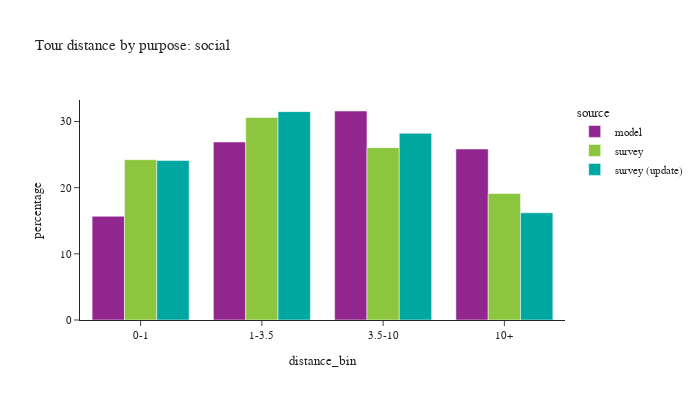

The notebook cell this image was saved under:
### Code cell
plot_bins(tour, tour['pdpurp'] == 7, 'social')

### Figure 1 — Plotly figure (JSON) as saved in the notebook; plotly's stock layout.template omitted (floating-point values rounded to 4 significant figures)
{"data": [{"alignmentgroup": "True", "customdata": [[227333], [390011], [457966], [374679]], "hovertemplate": "source=model<br>distance_bin=%{x}<br>percentage=%{y}<br>sample count=%{customdata[0]}<extra></extra>", "legendgroup": "model", "marker": {"color": "#91268F", "pattern": {"shape": ""}}, "name": "model", "offsetgroup": "model", "orientation": "v", "showlegend": true, "textposition": "auto", "type": "bar", "x": ["0-1", "1-3.5", "3.5-10", "10+"], "xaxis": "x", "y": [15.68, 26.9, 31.58, 25.84], "yaxis": "y"}, {"alignmentgroup": "True", "customdata": [[989], [927], [664], [389]], "hovertemplate": "source=survey<br>distance_bin=%{x}<br>percentage=%{y}<br>sample count=%{customdata[0]}<extra></extra>", "legendgroup": "survey", "marker": {"color": "#8CC63E", "pattern": {"shape": ""}}, "name": "survey", "offsetgroup": "survey", "orientation": "v", "showlegend": true, "textposition": "auto", "type": "bar", "x": ["0-1", "1-3.5", "3.5-10", "10+"], "xaxis": "x", "y": [24.23, 30.6, 26.05, 19.12], "yaxis": "y"}, {"alignmentgroup": "True", "customdata": [[1054], [976], [711], [405]], "hovertemplate": "source=survey (update)<br>distance_bin=%{x}<br>percentage=%{y}<br>sample count=%{customdata[0]}<extra></extra>", "legendgroup": "survey (update)", "marker": {"color": "#00A7A0", "pattern": {"shape": ""}}, "name": "survey (update)", "offsetgroup": "survey (update)", "orientation": "v", "showlegend": true, "textposition": "auto", "type": "bar", "x": ["0-1", "1-3.5", "3.5-10", "10+"], "xaxis": "x", "y": [24.1, 31.49, 28.22, 16.19], "yaxis": "y"}], "layout": {"barmode": "group", "font": {"size": 11}, "height": 400, "legend": {"title": {"text": "source"}, "tracegroupgap": 0}, "title": {"text": "Tour distance by purpose: social"}, "width": 700, "xaxis": {"anchor": "y", "domain": [0.0, 1.0], "title": {"text": "distance_bin"}}, "yaxis": {"anchor": "x", "domain": [0.0, 1.0], "title": {"text": "percentage"}}}}
